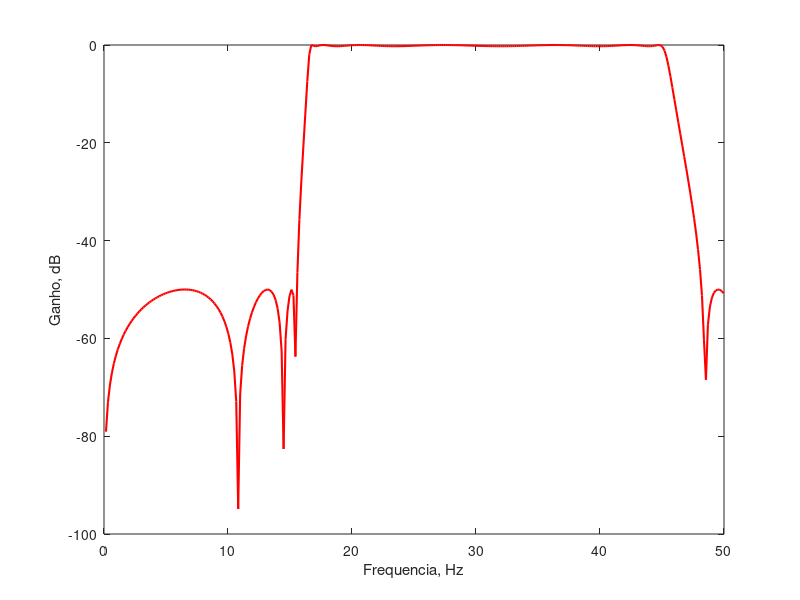

Write MATLAB code to recreate this figure.
fbp = [15*50/45 45]*2*pi;
fbr = [15 50]*2*pi;
Rp = 0.25;
Rs = 50;
 
[N,Wn] = ellipord(fbp, fbr, Rp, Rs,'s')
 
[num,den]=ellip(N, Rp, Rs, Wn, 's'); 
omega = [0:1:100*pi]; 
h = freqs(num,den,omega); 
plot (omega/(2*pi),20*log10(abs(h)),'r','linewidth',1.5); 
xlabel('Frequencia, Hz'); 
ylabel('Ganho, dB');
